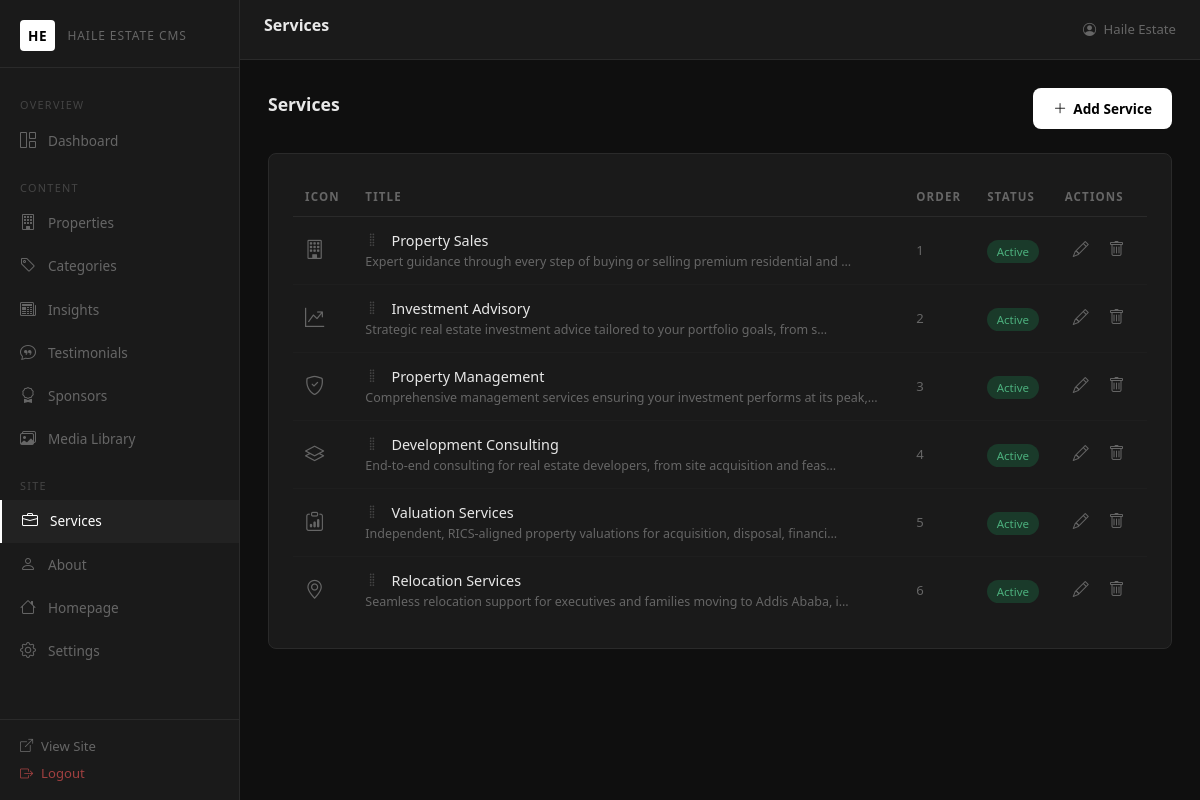
Screenshot of /admin/services.php (signed in) with the database file from the repository.
### tables this page shows
CREATE TABLE `services` (
  `id` int(11) NOT NULL AUTO_INCREMENT,
  `title` varchar(150) NOT NULL,
  `description` text DEFAULT NULL,
  `icon` varchar(100) DEFAULT NULL,
  `display_order` int(11) NOT NULL DEFAULT 0,
  `status` enum('active','inactive') NOT NULL DEFAULT 'active',
  `created_at` datetime NOT NULL DEFAULT CURRENT_TIMESTAMP,
  PRIMARY KEY (`id`)
);

### includes/database.php (called while the page is built, shortened)
<?php
function db(): PDO {
    static $pdo = null;
    if ($pdo === null) {
        $dsn = 'mysql:host=' . DB_HOST . ';dbname=' . DB_NAME . ';charset=' . DB_CHARSET;
        $pdo = new PDO($dsn, DB_USER, DB_PASS, [
            PDO::ATTR_ERRMODE            => PDO::ERRMODE_EXCEPTION,
            PDO::ATTR_DEFAULT_FETCH_MODE => PDO::FETCH_ASSOC,
            PDO::ATTR_EMULATE_PREPARES   => false,
        ]);
    }
    return $pdo;
}

### includes/functions.php (called while the page is built, shortened)
<?php
require_once __DIR__ . '/database.php';
function e(string $s): string {
    return htmlspecialchars($s, ENT_QUOTES | ENT_SUBSTITUTE, 'UTF-8');
}

### admin/services.php (the view, shortened to what this page needs)
<?php
$services = db()->query('SELECT * FROM services ORDER BY display_order ASC, title ASC')->fetchAll();
include __DIR__ . '/includes/header.php';
?>
<div class="page-header">
    <h2>Services</h2>
    <button class="btn-admin-primary" data-bs-toggle="modal" data-bs-target="#addModal"><i class="bi bi-plus-lg"></i> Add Service</button>
</div>
<div class="admin-card">
    <div class="d-none d-md-block">
    <table class="admin-table">
        <thead><tr><th>Icon</th><th>Title</th><th>Order</th><th>Status</th><th>Actions</th></tr></thead>
        <tbody id="sortableList" data-endpoint="reorder-services.php">
        <?php foreach ($services as $s): ?>
        <tr data-id="<?= $s['id'] ?>">
            <td><i class="bi <?= e($s['icon'] ?? 'bi-circle') ?>" style="font-size:1.2rem;color:var(--text-muted)"></i></td>
            <td>
                <i class="bi bi-grip-vertical order-handle me-2"></i>
                <span style="font-weight:500"><?= e($s['title']) ?></span>
                <?php if ($s['description']): ?>
                <div style="font-size:0.78rem;color:var(--text-muted)"><?= e(mb_substr($s['description'], 0, 80)) ?>…</div>
                <?php endif; ?>
            </td>
            <td style="color:var(--text-muted);font-size:0.82rem"><?= $s['display_order'] ?></td>
            <td><span class="badge-<?= $s['status'] ?>"><?= ucfirst($s['status']) ?></span></td>
            <td>
                <button class="btn-icon" onclick="openEditModal(<?= htmlspecialchars(json_encode($s), ENT_QUOTES) ?>)" title="Edit"><i class="bi bi-pencil"></i></button>
                <form method="POST" style="display:inline">
                    <button type="submit" name="delete_service" class="btn-icon danger"
                        data-confirm="Delete service '<?= e(addslashes($s['title'])) ?>'?"
                        title="Delete"><i class="bi bi-trash"></i></button>
                </form>
            </td>
        </tr>
        <?php endforeach; ?>
        </tbody>
    </table>
    </div>
</div>
<?php include __DIR__ . '/includes/footer.php'; ?>

### assets/css/admin.css (style rules this page uses)
:root { --sidebar-w: 240px; --topbar-h: 60px; --bg: #0f0f0f; --surface: #1a1a1a; --surface2: #222; --border: #2a2a2a; --text: #e8e8e8; --text-muted: #666; --accent: #fff; --accent-dim: #aaa; --danger: #e05555; --success: #4caf7d; --warning: #e0a030; --info: #4a9eff; --radius: 8px; --transition: 0.2s ease; }
*, *::before, *::after { box-sizing: border-box; margin: 0; padding: 0; }
body { font-family: 'Segoe UI', system-ui, -apple-system, sans-serif; background: var(--bg); color: var(--text); font-size: 0.9rem; line-height: 1.6; }
.admin-card { background: var(--surface); border: 1px solid var(--border); border-radius: var(--radius); padding: 1.5rem; margin-bottom: 1.5rem; }
.admin-table { width: 100%; border-collapse: collapse; }
.admin-table th { font-size: 0.72rem; letter-spacing: 0.1em; text-transform: uppercase; color: var(--text-muted); padding: 0.6rem 0.75rem; border-bottom: 1px solid var(--border); text-align: left; white-space: nowrap; }
.admin-table td { padding: 0.75rem; border-bottom: 1px solid #1e1e1e; color: var(--text); vertical-align: middle; }
.admin-table tr:last-child td { border-bottom: none; }
.badge-active { background: #1a3a2a; color: #4caf7d; font-size: 0.72rem; padding: 0.25rem 0.6rem; border-radius: 20px; }
.btn-admin-primary { background: #fff; color: #000; border: none; padding: 0.6rem 1.25rem; border-radius: var(--radius); font-size: 0.85rem; font-weight: 600; cursor: pointer; transition: background var(--transition); text-decoration: none; display: inline-flex; align-items: center; gap: 0.4rem; }
.btn-icon { background: none; border: none; color: var(--text-muted); padding: 0.3rem 0.5rem; border-radius: 4px; cursor: pointer; font-size: 1rem; transition: color var(--transition), background var(--transition); text-decoration: none; display: inline-flex; align-items: center; }
.page-header { display: flex; align-items: center; justify-content: space-between; margin-bottom: 1.5rem; flex-wrap: wrap; gap: 0.75rem; }
.page-header h2 { font-size: 1.1rem; font-weight: 600; }
.order-handle { cursor: grab; color: #444; }

### rows the page displays
services: title "Property Sales", description "Expert guidance through every step of buying or selling premium residential and", display_order "1", status "Active"
services: title "Investment Advisory", description "Strategic real estate investment advice tailored to your portfolio goals, from s", display_order "2", status "Active"
services: title "Property Management", description "Comprehensive management services ensuring your investment performs at its peak,", display_order "3", status "Active"
services: title "Development Consulting", description "End-to-end consulting for real estate developers, from site acquisition and feas", display_order "4", status "Active"
services: title "Valuation Services", description "Independent, RICS-aligned property valuations for acquisition, disposal, financi", display_order "5", status "Active"
services: title "Relocation Services", description "Seamless relocation support for executives and families moving to Addis Ababa, i", display_order "6", status "Active"

### other values shown
$pageTitle "Services"
$_SESSION['admin_name'] "Haile Estate"
